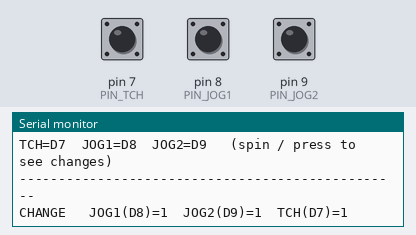
The sketch below on a simulated Arduino Uno, built with avr-gcc and run on an emulated ATmega328P. On the bench: the last lines printed to the serial monitor. The inputs (shaded band) are chosen by the test bench; at power-on: pin 7 (PIN_TCH) HIGH, pin 8 (PIN_JOG1) HIGH, pin 9 (PIN_JOG2) HIGH.

Above: at 1.5 s.
1.6 s: pin 7 (PIN_TCH) pulled LOW for 0.15 s
At 1.93 s:
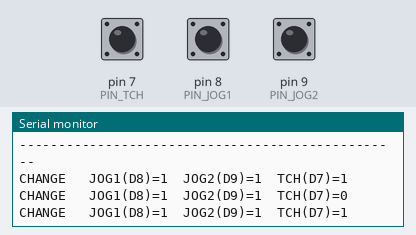
4.7 s: pin 8 (PIN_JOG1) pulled LOW for 0.15 s
At 5.8 s:
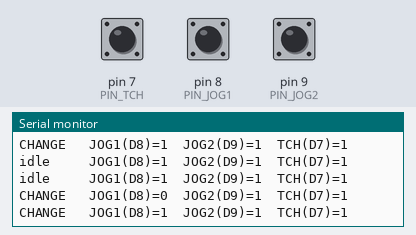
6.3 s: pin 9 (PIN_JOG2) pulled LOW for 0.15 s
At 7.5 s:
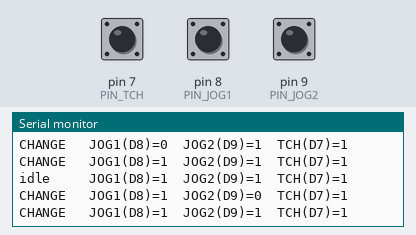
7.9 s: pin 7 (PIN_TCH) pulled LOW for 1 s
At 8.7 s:
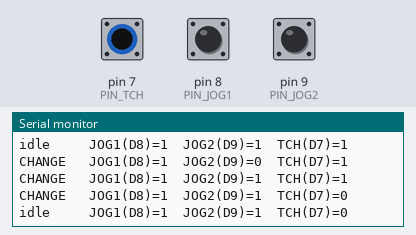
10.4 s: pin 8 (PIN_JOG1) pulled LOW for 3.2 s
At 11.1 s:
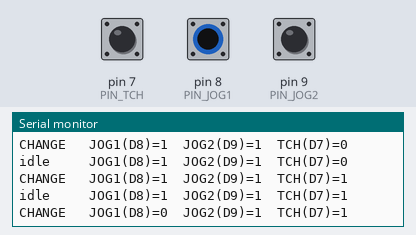
15.1 s: pin 9 (PIN_JOG2) pulled LOW for 1 s
At 16.6 s:
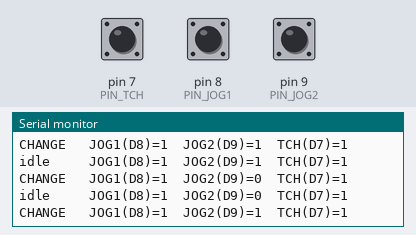

Measured:
- after the input at 1.6 s, the serial monitor: prints a new line at once (image 1)
- after the input at 4.7 s, the serial monitor: prints a new line at once (image 2)
- after the input at 6.3 s, the serial monitor: prints a new line at once (image 3)
- after the input at 7.9 s, the serial monitor: prints a new line at once (image 4)
- after the input at 10.4 s, the serial monitor: prints a new line at once (image 5)
- after the input at 15.1 s, the serial monitor: prints a new line at once (image 6)

The sketch:

test_jogwheel_midi_board_v1.ino
```cpp
/* jogwheel_test_midi_v1
 * ---------------------------------------------------------------
 * Dead-simple raw pin probe for the jog wheel. No Encoder library,
 * no interrupts, no decoding - just reads the three pins and prints
 * whenever ANY of them changes. Use this to confirm signals actually
 * reach the Arduino pins.
 *
 * Board: ATmega32U4 Pro Micro  (Arduino IDE board = "Arduino Leonardo")
 * Pins:  TCH  -> D7 (PE6)
 *        JOG1 -> D8 (PB4)
 *        JOG2 -> D9 (PB5)
 *        +5V, GND to the jog connector
 *
 * Open Serial Monitor @ 115200.
 *   - Spin the platter slowly: JOG1/JOG2 should toggle 0/1.
 *   - Press the platter top:   TCH should change (active-LOW).
 * If nothing changes -> the signal isn't reaching the pin (wiring,
 * connector, ground, or power), not a software problem.
 * ---------------------------------------------------------------
 */

#define PIN_TCH   7   // PE6
#define PIN_JOG1  8   // PB4
#define PIN_JOG2  9   // PB5

int lastT = -1, last1 = -1, last2 = -1;
unsigned long lastBeat = 0;

void setup() {
  Serial.begin(115200);
  while (!Serial) { ; }
  delay(300);

  // Internal pull-ups on the encoder pins so a switch-to-GND encoder
  // reads cleanly. TCH has its own 22k pull-up on the JOGB PCB.
  pinMode(PIN_JOG1, INPUT_PULLUP);
  pinMode(PIN_JOG2, INPUT_PULLUP);
  pinMode(PIN_TCH,  INPUT_PULLUP);   // pull-up is harmless even with the board's pull-up

  Serial.println(F("jogwheel_test_midi_v1 - raw pin probe"));
  Serial.println(F("TCH=D7  JOG1=D8  JOG2=D9   (spin / press to see changes)"));
  Serial.println(F("-------------------------------------------------"));
}

void report(const char* why) {
  Serial.print(why);
  Serial.print(F("  JOG1(D8)=")); Serial.print(last1);
  Serial.print(F("  JOG2(D9)=")); Serial.print(last2);
  Serial.print(F("  TCH(D7)="));  Serial.print(lastT);
  Serial.println();
}

void loop() {
  int t  = digitalRead(PIN_TCH);
  int j1 = digitalRead(PIN_JOG1);
  int j2 = digitalRead(PIN_JOG2);

  if (j1 != last1 || j2 != last2 || t != lastT) {
    last1 = j1; last2 = j2; lastT = t;
    report("CHANGE ");
  }

  // heartbeat every 2s so you know the sketch is alive and what the
  // idle levels are (helps spot a pin stuck HIGH or LOW)
  if (millis() - lastBeat > 2000) {
    lastBeat = millis();
    last1 = j1; last2 = j2; lastT = t;
    report("idle   ");
  }
}
```
